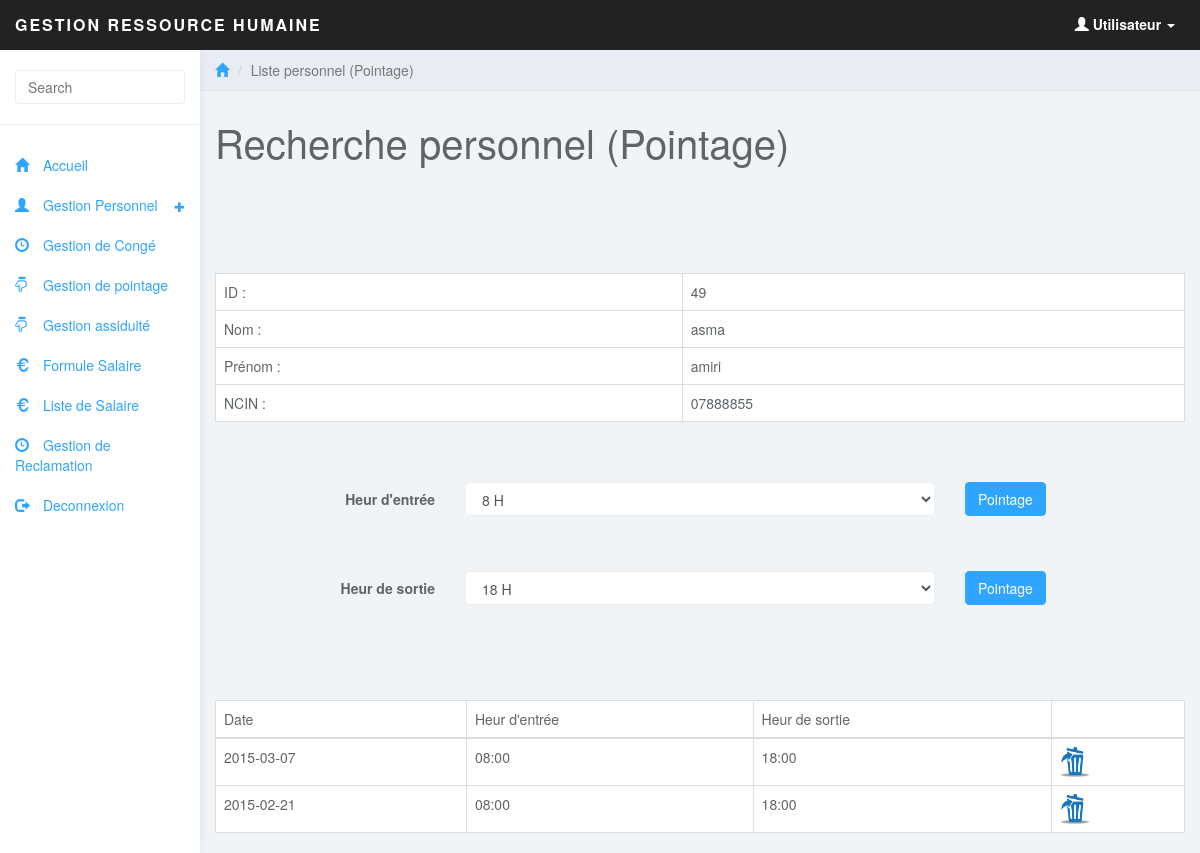
/user/afficher_pointage.php?id=49, run on the app's committed database.
### tables this page shows
CREATE TABLE IF NOT EXISTS `personnel` (
  `id_personnel` int(100) NOT NULL AUTO_INCREMENT,
  `poste` text NOT NULL,
  `ncin` text NOT NULL,
  `email` text NOT NULL,
  `tel` text NOT NULL,
  `nom` text NOT NULL,
  `prenom` text NOT NULL,
  `id_departement` int(11) NOT NULL,
  `id_user` int(11) NOT NULL,
  PRIMARY KEY (`id_personnel`),
  KEY `id_departement` (`id_departement`),
  KEY `id_user` (`id_user`)
);

CREATE TABLE IF NOT EXISTS `pointage` (
  `id_pointage` int(100) NOT NULL AUTO_INCREMENT,
  `date_t` date NOT NULL,
  `mois` text NOT NULL,
  `heur_e` text NOT NULL,
  `heur_s` text,
  `id_personnel` int(100) NOT NULL,
  PRIMARY KEY (`id_pointage`),
  KEY `id_personnel` (`id_personnel`)
);

### user/class/class.php (called while the page is built, shortened)
<?php
 require_once("DataBase.php");
 require_once("user.php");
 require_once("personnel.php");
 require_once("pointage.php");
  $per= new personnel();
?>

### user/class/DataBase.php (called while the page is built, shortened)
<?php
class Database {
	public static function connect() {
			$connexion = new PDO('mysql:host=localhost;dbname=rh', 'root', '');
			$connexion->exec("SET CHARACTER SET utf8");
		return $connexion;
	}
}
?>

### user/class/personnel.php (called while the page is built, shortened)
<?php
require_once("DataBase.php");
class personnel
{
	public function select_personnel($id)
	{
		$select = DataBase::connect()->query("select * from personnel as p INNER JOIN departement as d ON p.id_departement=d.id_departement where id_personnel=$id");
		$liste = $select->fetchAll(PDO::FETCH_ASSOC);
		return $liste;
	}
}
?>

### user/afficher_pointage.php (the view, shortened to what this page needs)
<?php
include('include/header.php')
?>
	<div class="col-sm-9 col-sm-offset-3 col-lg-10 col-lg-offset-2 main">
		<div class="row">
			<ol class="breadcrumb">
				<li><a href="#"><span class="glyphicon glyphicon-home"></span></a></li>
				<li class="active">Liste personnel (Pointage)</li>
			</ol>
		</div>
		<div class="row">
			<div class="col-lg-12">
				<h1 class="page-header">Recherche personnel (Pointage)</h1>
			</div>
		</div>
		<br><br>
			<?php
		$id = $_GET['id'];
		$liste = $per->select_personnel($id);
		foreach($liste as $row) {
		?>
		<br><br>
<table class="table table-responsive table-bordered table-hover">
<tr>
<td>
ID :
</td>
<td>
<?php echo $row['id_personnel']; ?>
</td>
</tr>
<tr>
<td>
Nom :
</td>
<td>
<?php echo $row['nom']; ?>
</td>
</tr>
<tr>
<td>
Prénom :
</td>
<td>
  <?php echo $row['prenom']; ?>
</td>
</tr>
<tr>
<td>
NCIN :
</td>
<td>
 <?php echo $row['ncin']; ?>
</td>
</tr>
</table>
<?php } ?>
<br><br>
<form class="form-horizontal"  name="entre" id="entre" role="form" method="post" action="<?php echo $_SERVER['PHP_SELF']."?id=".$_GET['id']; ?>">
 <div class="form-group">
      <label for="firstname" class="col-sm-3 control-label">Heur d'entrée</label>
      <div class="col-sm-6">
<select class="form-control" name="entre">
<option value="08:00">8 H</option>
</select>
	  </div>
	   <div class="col-sm-3">
	   <input type="submit" class="btn btn-primary" name="submit_entre" id="entre" value="Pointage">
	   </div>
	   </div>
	   </form>
 <br><br>
<form class="form-horizontal" id="sortie" role="form" method="post" action="<?php echo $_SERVER['PHP_SELF']."?id=".$_GET['id']; ?>">
  <div class="form-group">
      <label for="firstname" class="col-sm-3 control-label">Heur de sortie</label>
      <div class="col-sm-6">
<select class="form-control" name="sortie">
<option selected value="18:00">18 H</option>
</select>
	  </div>
	   <div class="col-sm-3">
	   <input type="submit" class="btn btn-primary" name="submit_sortie" id="sortie" value="Pointage">
	   </div>
	   </div>
</form>
<br><br>
<br>
<br>
		<table class='table table-responsive table-bordered table-hover'>
		<thead>
		<tr>
		<td>Date</td><td>Heur d'entrée</td> <td>Heur de sortie</td> <td></td>
		</tr>
		</thead>
		<tbody>
		<?php
		$point->liste_pointage($id);
		?>
		</tbody>
		</table>
	</div>
</body>
</html>

### user/class/pointage.php (shortened to what this page needs)
<?php
require_once("DataBase.php");
class pointage
{
	public function liste_pointage($id)
	{
		$select = DataBase::connect()->query("select * from pointage where id_personnel=$id ORDER BY id_pointage DESC");
		while($donnees = $select->fetch(PDO::FETCH_OBJ))
		{
			$id_pointage = $donnees->id_pointage;
			$date_t = $donnees->date_t;
			$heur_e = $donnees->heur_e;
			$heur_s = $donnees->heur_s;
			$id_personnel = $donnees->id_personnel;
			echo"<tr>";
			echo"<td>";
			echo $date_t;
			echo"</td>";
			echo"<td>";
			echo $heur_e;
			echo"</td>";
			echo"<td>";
			if($heur_s!="00:00:00"){
			echo $heur_s;
			}
			echo"</td>";
			echo "<td>";
			echo "<a href='supprimer_pointage.php?id=$id_pointage&id_personnel=$id_personnel'  onclick='if (confirm(&quot;Voulez vous vraiment supprimer le Pointage ? &quot;)) { return true; } return false;'>";
			echo " <img src='img/del.png' width='30' height='30'></img> </a>";
			echo "</td>";
			echo"</tr>";
		}
	}
}
?>

### user/css/styles.css (style rules this page uses)
body { background: #f1f4f7; padding-top: 50px; color: #5f6468; }
a, a:hover, a:focus { color: #30a5ff; }
h1, h2, h3, h4, h5, h6 { color: #5f6468; }
h1 { font-weight: 300; font-size: 40px; }
.form-control { border: 1px solid #eee; box-shadow: none; }
.btn-primary, .btn-primary:hover, .btn-primary:focus, .btn-primary:active, .btn-primary.active, .open > .dropdown-toggle.btn-primary, .btn-primary.disabled, .btn-primary[disabled], fieldset[disabled] .btn-primary, .btn-primary.disabled:hover, .btn-primary[disabled]:hover, fieldset[disabled] .btn-primary:hover, .btn-primary.disabled:focus, .btn-primary[disabled]:focus, fieldset[disabled] .btn-primary:focus, .btn-primary.disabled:active, .btn-primary[disabled]:active, fieldset[disabled] .btn-primary:active, .btn-primary.disabled.active, .btn-primary[disabled].active, fieldset[disabled] .btn-primary.active { background-color: #30a5ff; border-color: #30a5ff; }
.breadcrumb { border-radius: 0; padding: 10px 15px; background: #e9ecf2; box-shadow: 0 1px 1px rgba(0, 0, 0, .05); margin: 0 ; }
h1.page-header { margin-top: 30px; border-bottom: 0; }
.table { background: #fff; }

### data on the page
personnel: id_personnel "49", nom "asma", prenom "amiri", ncin "07888855"
pointage: date_t "2015-03-07", heur_e "08:00", heur_s "18:00"
pointage: date_t "2015-02-21", heur_e "08:00", heur_s "18:00"
